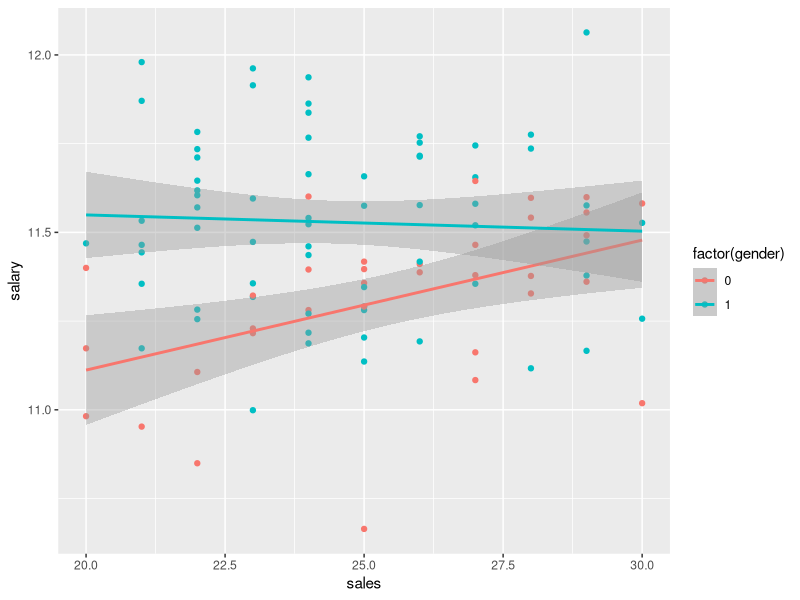
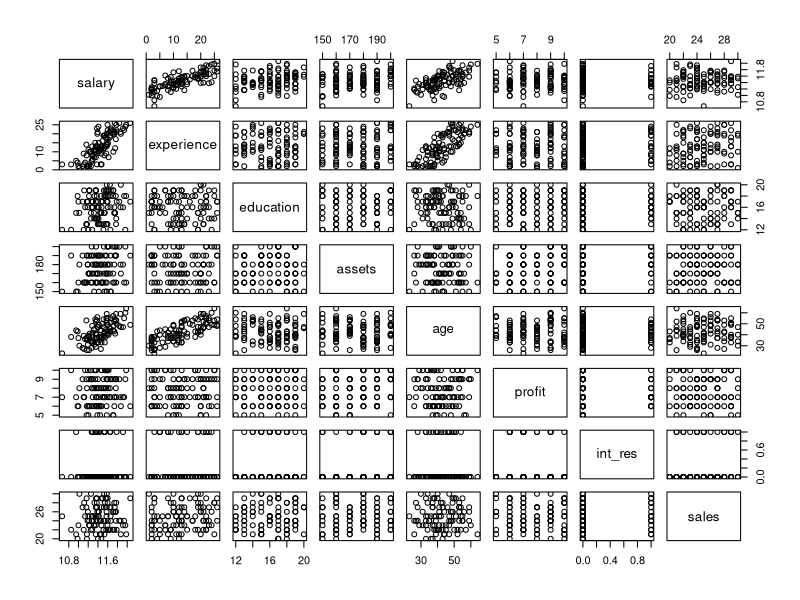

Generate these figures, in order, with R:
## ---- chunk 1
knitr::opts_chunk$set(echo = TRUE)

library(ggplot2)
library(skimr)
## ---- chunk 2
description <- data.frame(Variable = c("y", "x1", "x2", "x3", "x4", "x5", "x6", "x7", "x8", "x9", "x10"), Description = c("Salary of executive", "Experience (in years)", "Education (in years)","Gender (1 if male 0 if female)" ,"Number of employees supervised", "Corporate assets (in millions of USD)", "Board member (1 if yes, 0 if no)", "Age (in years)", "Company profits (in millions of USD)", "Has international responsibility (1 if yes, 0 if no)", "Company's total sales (in millions of USD)"))

knitr::kable(description)
## ---- chunk 3
# Load data
ExeSal <- read.delim("EXECSAL2.txt")

head(ExeSal)
## ---- chunk 4
description <- data.frame(Variable = c("y", "x1", "x2", "x3", "x4", "x5", "x6", "x7", "x8", "x9", "x10"), Names = c( "salary", "experience", "education", "gender", "emps_sup", "assets", "board_mb", "age", "profit", "int_res", "sales"), Description = c("Salary of executive", "Experience (in years)", "Education (in years)","Gender (1 if male 0 if female)" ,"Number of employees supervised", "Corporate assets (in millions of USD)", "Board member (1 if yes, 0 if no)", "Age (in years)", "Company profits (in millions of USD)", "Has international responsibility (1 if yes, 0 if no)", "Company's total sales (in millions of USD)"))

knitr::kable(description)
## ---- chunk 5
names(ExeSal) <- c("id", "salary", "experience", "education", "gender", "emps_sup", "assets", "board_mb", "age", "profit", "int_res", "sales")
## ---- chunk 6
library(dplyr)

ExeSal2 <- ExeSal %>%
  mutate( salary = as.numeric(salary), experience = as.numeric(experience), education = as.numeric(education), gender = as.factor(gender), emps_sup = as.numeric(emps_sup), assets = as.numeric(assets), board_mb = as.factor(board_mb), age = as.numeric(age), profit = as.numeric(profit), int_res = as.factor(int_res), sales = as.numeric(sales))

str(ExeSal2)
## ---- chunk 7
ggplot(data = ExeSal2, aes(x=sales, y = salary, color = factor(gender))) + geom_point() + geom_smooth(method = "lm")
## ---- chunk 8
skim(ExeSal)
## ---- chunk 9
pairs(ExeSal[, -c(1,5, 6,8)])
